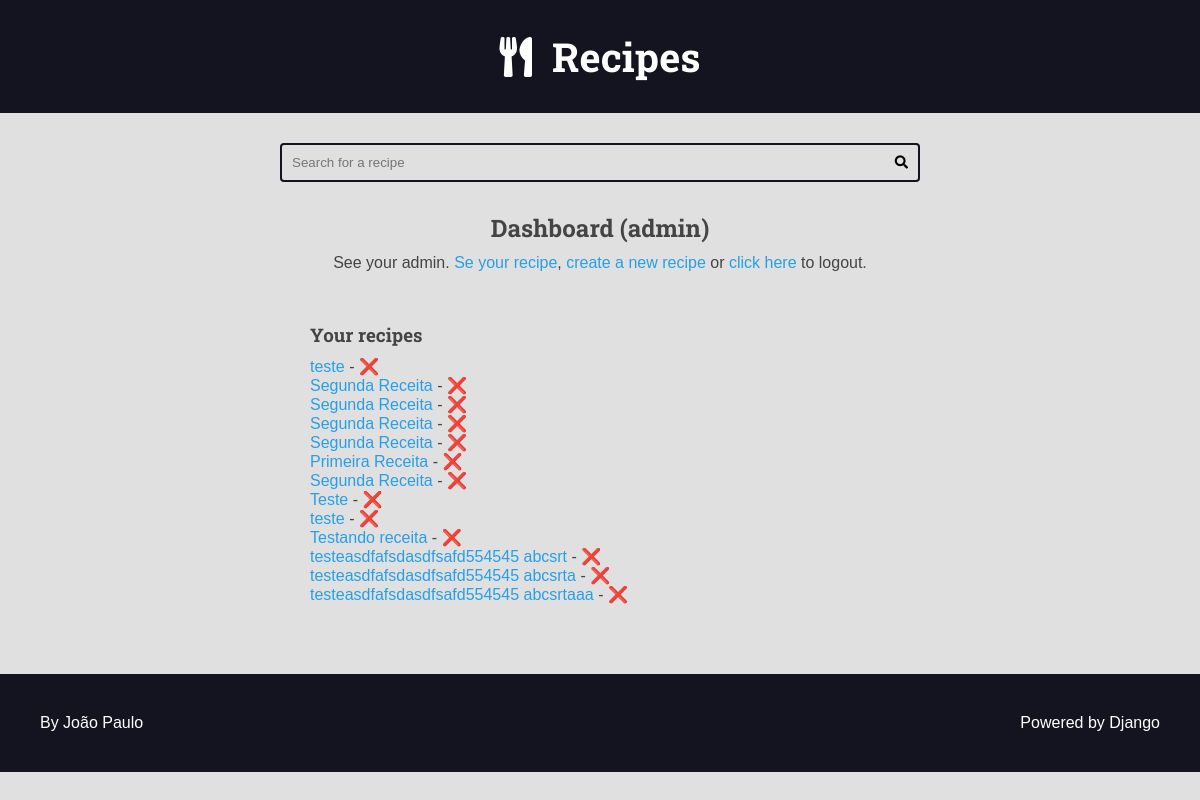
Page /authors/dashboard/ (signed in) on the earlier database version.
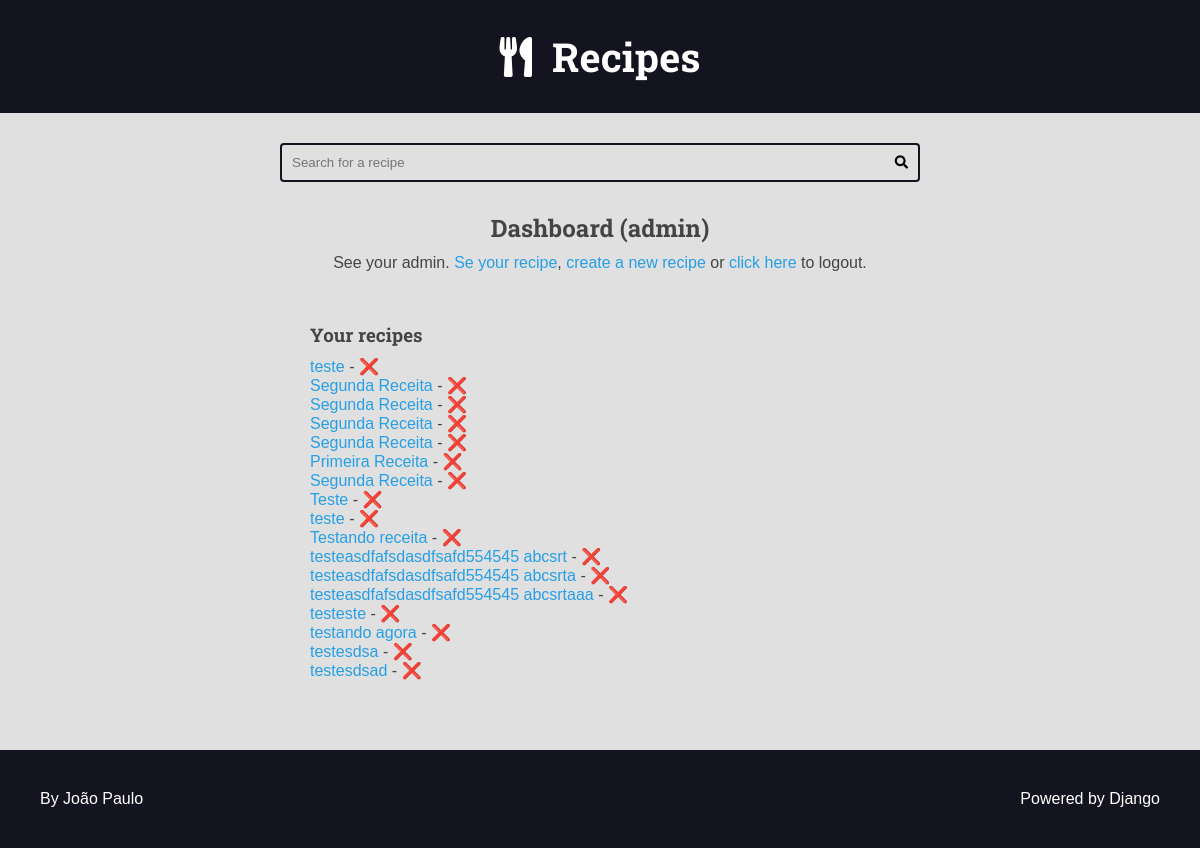
Same page on the later database version.
### recipes/models.py (models this page shows, shortened)
class Recipe(models.Model):
    title = models.CharField(max_length=65)
    description = models.CharField(max_length=165)
    slug = models.SlugField(unique=True)
    preparation_time = models.IntegerField()
    preparation_time_unit = models.CharField(max_length=65)
    servings = models.IntegerField()
    servings_unit = models.CharField(max_length=65)
    preparation_steps = models.TextField()
    preparation_steps_is_html = models.BooleanField(default=False)
    created_at = models.DateTimeField(auto_now_add=True)
    update_at = models.DateTimeField(auto_now=True)
    is_published = models.BooleanField(default=False)
    cover = models.ImageField(upload_to='recipes/covers/%Y/%m/%d', blank=True,default='')
    category = models.ForeignKey(Category, on_delete = models.SET_NULL, null=True, blank=True,default=None)
    author = models.ForeignKey(User, on_delete = models.SET_NULL, null=True)

### authors/views.py (the view)
# urls.py: path('dashboard/', views.dashboard, name='dashboard'),
@login_required(login_url='authors:login', redirect_field_name='next')
def dashboard(request):
    recipes = Recipe.objects.filter(
        is_published=False,
        author=request.user
    )
    return render(
        request,
        'authors/pages/dashboard.html',
        context={
            'recipes': recipes,
        }
    )

### authors/templates/authors/pages/dashboard.html (shortened to what this page needs)
{% extends 'global/base.html' %}
{% block content %}
  <div class="main-content center container">
    <h2>Dashboard ({{ user }})</h2>
    {% include 'authors/partials/login_message.html' %}
    <div class="authors-dashboard-container">
      <h3>Your recipes</h3>
      <ul>
        {% for recipe in recipes %}
          <li>
            <a href="{% url 'authors:dashboard_recipe_edit' recipe.id %}">{{ recipe.title }}</a> -
            <form
            class="inline-form form-delete"
            action="{% url 'authors:dashboard_recipe_delete' %}"
            method='POST'
            >
              <button class="plaintext-button" type="submit">❌</button>
            </form>
          </li>
        {% empty %}
          <li>
            <p>You do not have recipes, please create one.</p>
          </li>
        {% endfor %}
      </ul>
    </div>
  </div>
  {% endblock content %}

### base_templates/global/base.html (shortened to what this page needs)
{% load static %}
<!DOCTYPE html>
<html lang="pt-BR">
<head>
    {% include 'global/partials/head.html' %}
</head>
<body>
    {% include 'global/partials/header.html' %}
    {% include 'global/partials/search.html' %}
    <main class="main-content-container">
        {% block content %}{% endblock content %}
    </main>
    {% include 'global/partials/footer.html' %}
</body>
</html>

### base_templates/global/partials/head.html (shortened to what this page needs)
{% load static %}
<link rel="stylesheet" href="https://cdnjs.cloudflare.com/ajax/libs/font-awesome/5.15.4/css/fontawesome.min.css"
 />
<link rel="stylesheet" href="https://cdnjs.cloudflare.com/ajax/libs/font-awesome/5.15.4/css/brands.min.css"
 />
<link rel="stylesheet" href="https://cdnjs.cloudflare.com/ajax/libs/font-awesome/5.15.4/css/solid.min.css"
 />
<link rel="stylesheet" href="{% static 'global/css/styles.css' %}">
<link rel="stylesheet" href="{% static 'global/css/global-style.css' %}">

### base_templates/global/partials/header.html
<header class="main-header-container">
    <div class="main-header container">
        <h1>
            <a class="main-logo" href="{% url "recipes:home" %}">
                <i class="fas fa-utensils main-logo-icon"></i>
                <span main-logo-text>Recipes</span>
            </a>
        </h1>
    </div>
</header>

### base_templates/global/partials/search.html
<div class="search-container">
    <div class="container">
        <form action="{% url 'recipes:search' %}" method="GET" class="search-form">
            <input
                type="search" class="search-input"
                name="q" value="{{ search_term }}" required
                placeholder="Search for a recipe"
            >
            <button type="submit" class="search-button"><i class="fas fa-search"></i></button>
        </form>
    </div>
</div>

### authors/templates/authors/partials/login_message.html (shortened to what this page needs)
{% if request.user.is_authenticated %}
<div class="login-message">
  See your
  {{ request.user.username }}.
  <a href="{% url 'authors:dashboard' %}">Se your recipe</a>,
  <a href="{% url 'authors:dashboard_recipe_new' %}">create a new recipe</a> or
  <form class="inline-form" action="{% url 'authors:logout' %}" method='POST'>
    <button class="plaintext-button" type="submit">click here</button>
  </form> to logout.
</div>
{% endif %}

### base_templates/global/partials/footer.html
<footer class="main-footer">
    <div class="developer">
      <a href="https://www.otaviomiranda.com.br/" target="_blank" rel="noreferrer noopener">By João Paulo</a>
    </div>
    <div class="powered">
      <a href="https://www.djangoproject.com/" target="_blank" rel="noreferrer noopener">Powered by Django</a>
    </div>
</footer>

### base_static/global/css/styles.css (style rules this page uses)
:root { --color-primary: #269fe6; --color-primary-hover: #2086c2; --color-primary-dark: #13141f; --color-primary-dark-hover: #212336; --color-primary-light: #d4ecfa; --color-primary-light-hover: #bdd8e7; --color-white: #fff; --color-black: #000; --color-dark-text: #444; --color-info-light: #cce5ff; --color-debug-light: #cce5ff; --color-success-light: #d4edda; --color-alert-light: #fff3cd; --color-warning-light: #fff3cd; --color-error-light: #f8d7da; --color-info-dark: #4d86c4; --color-debug-dark: #4d86c4; --color-success-dark: #4a9c5d; --color-alert-dark: #927f40; --color-warning-dark: #927f40; --color-error-dark: #da525d; --color-gray-0: #f9f9f9; --color-gray-1: #e0e0e0; --color-gray-2: #c7c7c7; --color-gray-3: #aeaeae; --color-gray-4: #959595; --color-gray-5: #7d7d7d; --color-gray-6: #646464; --color-gray-7: #4b4b4b; --color-gray-8: #323232; --color-gray-9: #191919; --font-primary: sans-serif; --font-headings: 'Roboto Slab', serif; --spacing-gutter-medium: 3rem; --spacing-gutter-large: 4rem; }
* { padding: 0; margin: 0; box-sizing: border-box; }
html { font-size: 62.5%; }
body { font-size: 1.6rem; font-family: var(--font-primary); background: var(--color-gray-1); color: var(--color-dark-text); }
a { color: var(--color-primary); text-decoration: none; }
h1, h2, h3, h4, h5, h6 { font-family: var(--font-headings); }
.container { max-width: 144rem; margin: 0 auto; padding: var(--spacing-gutter-medium); }
.main-header-container { background: var(--color-primary-dark); }
.main-logo { font-size: 4rem; color: var(--color-white); text-decoration: none; display: flex; flex-flow: row nowrap; align-items: center; justify-content: center; width: fit-content; margin: 0 auto; }
.main-logo-icon { margin-right: 2rem; }
.search-form { border: 0.2rem solid var(--color-primary-dark); max-width: 64rem; margin: 0 auto; border-radius: 0.4rem; position: relative; transition: all 300ms ease-in-out; }
.search-input, .search-button { border: none; background: none; outline: none; padding: 1rem; transition: all 300ms ease-in-out; }
.search-input { width: 100%; padding-right: 3rem; }
.search-button { position: absolute; top: 0; right: 0; }
.main-content { padding-top: 0; }
.main-footer { display: flex; align-items: center; justify-content: space-between; background: var(--color-primary-dark); color: var(--color-white); padding: var(--spacing-gutter-large); }
.main-footer a { color: var(--color-white); text-decoration: none; transition: all 300ms ease-in-out; }
.inline-form { display: inline; }
.plaintext-button { display: inline; border: none; background: none; cursor: pointer; color: var(--color-primary); font-size: 1.6rem; }
.login-message { margin: 1rem 0; }
.authors-dashboard-container { max-width: 64rem; text-align: left; padding: var(--spacing-gutter-medium); margin: 0 auto; }
.authors-dashboard-container h3, .authors-dashboard-container p, .authors-dashboard-container ul { list-style-type: none; margin: 1rem 0; }
.center { text-align: center; }

Differences in the rows shown:
added Recipe: title "testeste"
added Recipe: title "testando agora"
added Recipe: title "testesdsa"
added Recipe: title "testesdsad"
